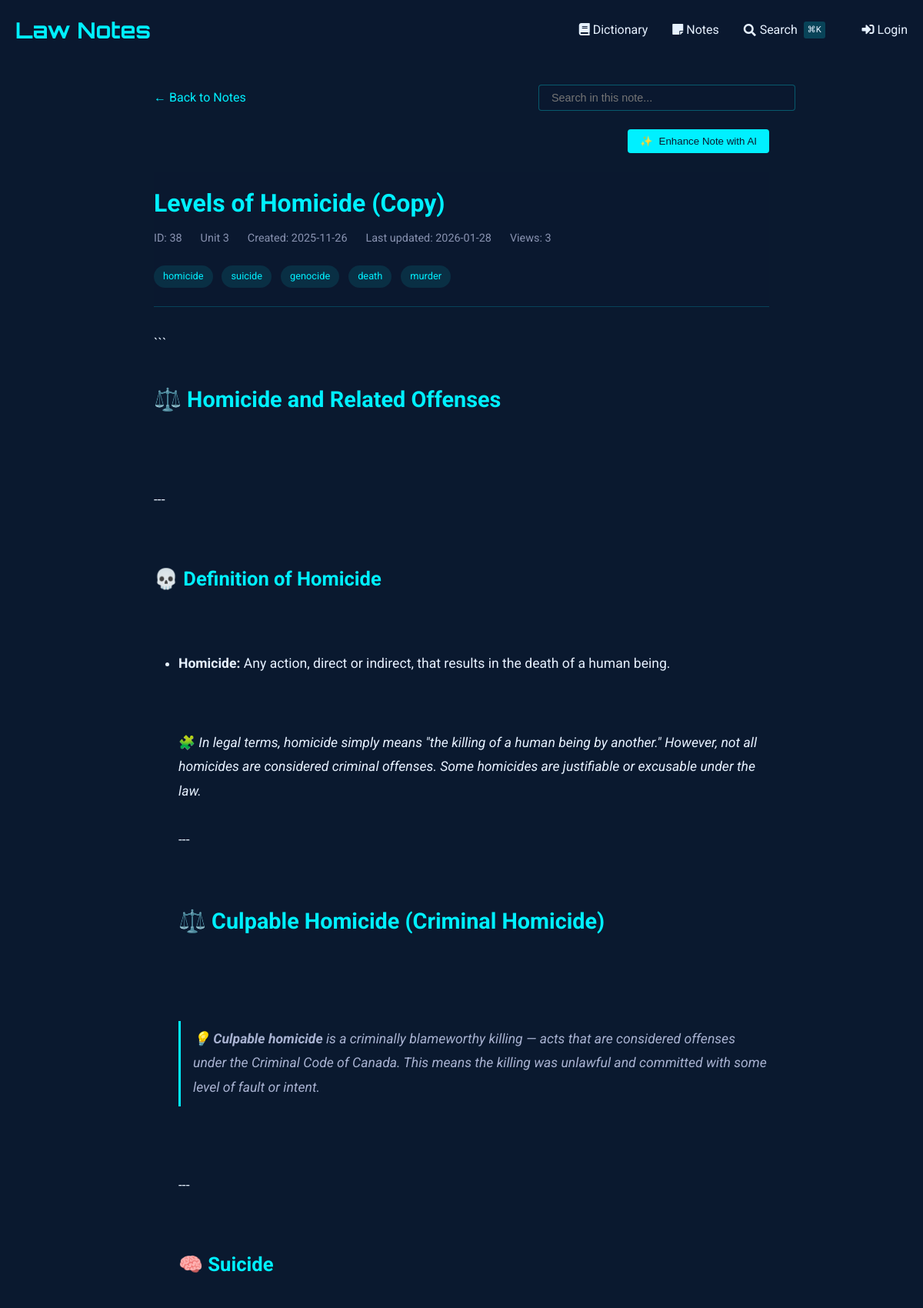
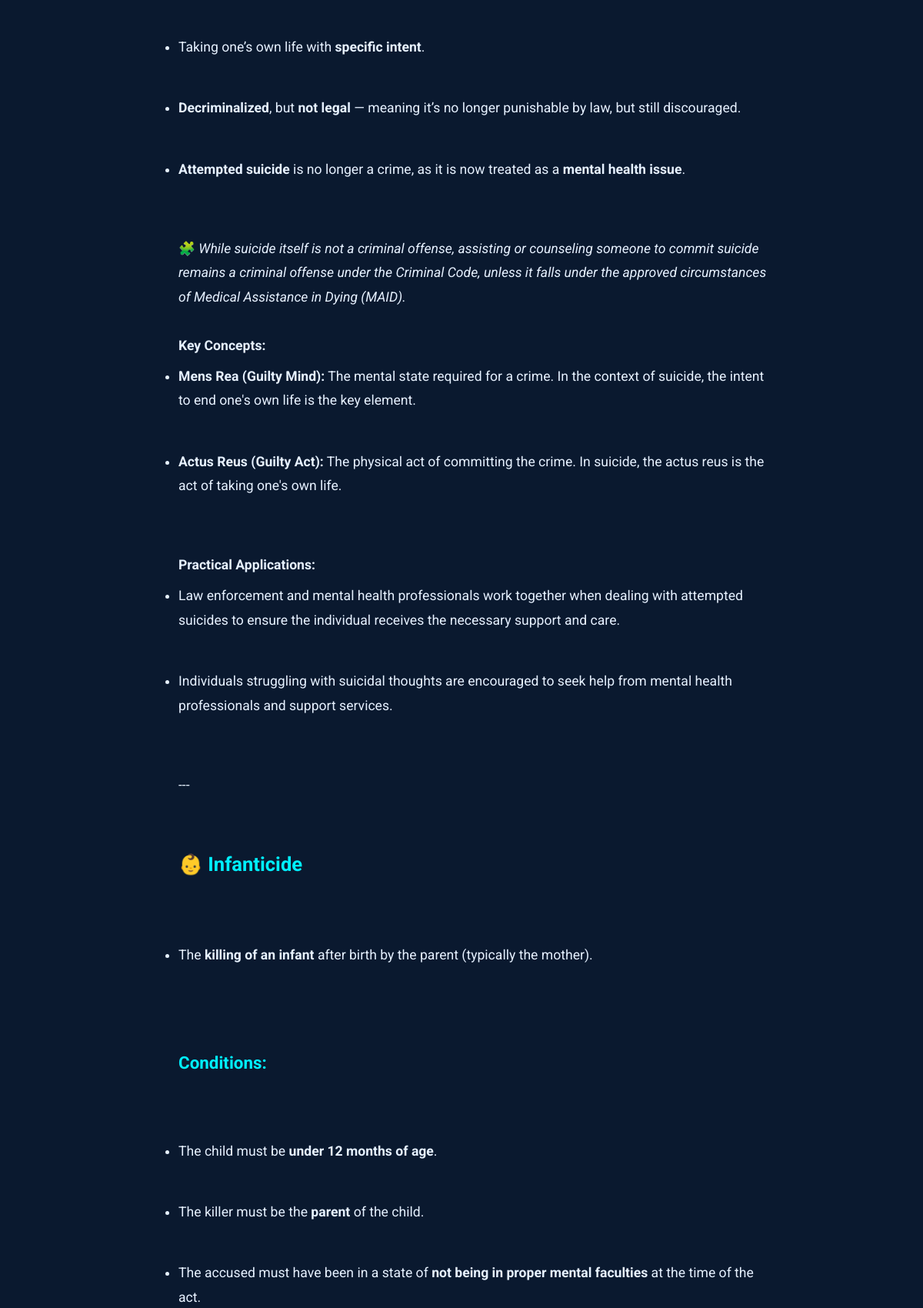
The app's page /notes/view/38 (upper part) with its own data (2 pictures, top to bottom).
### tables this page shows
CREATE TABLE notes (
    id INTEGER PRIMARY KEY AUTOINCREMENT,
    title TEXT NOT NULL,                -- short title for the note
    content TEXT NOT NULL,              -- the full note text
    unit_number INTEGER,                -- optional: to group with course units
    tags TEXT,                          -- comma-separated or JSON for filtering/search
    related_entries TEXT,               -- store glossary ids (e.g., "1,4,5") for cross-linking
    created_at TIMESTAMP DEFAULT CURRENT_TIMESTAMP,
    last_updated TIMESTAMP DEFAULT CURRENT_TIMESTAMP,
    views INTEGER DEFAULT 0,            -- track popularity
    is_favorite BOOLEAN DEFAULT 0,      -- quick flag for starred notes
    comments TEXT                       -- optional: your own thoughts or annotations
, has_worksheet BOOLEAN DEFAULT 0);

### notes_routes.py (the view, shortened to what this page needs)
@notes_bp.route('/view/<int:note_id>')
def view_note(note_id):
    db = SQL("sqlite:///notes.db")
    note = db.execute("""
        SELECT *,
               strftime('%Y-%m-%d', created_at) as created_date,
               strftime('%Y-%m-%d', last_updated) as last_updated
        FROM notes
        WHERE id = :id
    """, id=note_id)
    if not note:
        abort(404)
    note = note[0]
    db.execute("""
        UPDATE notes
        SET views = COALESCE(views, 0) + 1
        WHERE id = :id
    """, id=note_id)
    content = note['content']
    content = re.sub(r'^# (.*?)$', r'<h1>\1</h1>', content, flags=re.MULTILINE)
    content = re.sub(r'^## (.*?)$', r'<h2>\1</h2>', content, flags=re.MULTILINE)
    content = re.sub(r'^### (.*?)$', r'<h3>\1</h3>', content, flags=re.MULTILINE)
    content = re.sub(r'\*\*(.*?)\*\*', r'<strong>\1</strong>', content)
    content = re.sub(r'\*(.*?)\*', r'<em>\1</em>', content)
    content = re.sub(r'^\s*[-*] (.*?)$', r'<li>\1</li>', content, flags=re.MULTILINE)
    content = re.sub(r'(<li>.*</li>)', r'<ul>\1</ul>', content, flags=re.DOTALL)
    content = re.sub(r'^> (.*?)$', r'<blockquote>\1</blockquote>', content, flags=re.MULTILINE)
    content = content.replace('\n', '<br>')
    content = re.sub(
        r'<aside>\s*💡\s*(.*?)\s*</aside>',
        r'<div class="callout"><div class="callout-emoji">💡</div><div class="callout-content">\1</div></div>',
        content,
        flags=re.DOTALL
    )
    sections = re.split(r'(<h[1-3]>.*?</h[1-3]>)', content)
    processed_sections = []
    for i, section in enumerate(sections):
        if section.startswith('<h'):
            processed_sections.append(section)
        elif section.strip():
            if not any(tag in section for tag in ['<p>', '<ul>', '<ol>', '<blockquote>', '<div class="callout">']):
                section = f'<p>{section}</p>'
            processed_sections.append(section)
    processed_content = '\n'.join(processed_sections)
    related_entries = []
    worksheet_images = []
    if note.get('has_worksheet'):
        worksheet_images = get_worksheet_images(note_id)
    return render_template('notes/view.html',
                         note=note,
                         content=processed_content,
                         related_entries=related_entries,
                         worksheet_images=worksheet_images)

### sql.py (called while the page is built, shortened)
def _enable_logging(f):
    import logging
    import functools
    import os
    @functools.wraps(f)
    def decorator(*args, **kwargs):
        try:
            import flask
        except ModuleNotFoundError:
            return f(*args, **kwargs)
        disabled = logging.getLogger("cs50").disabled
        if flask.current_app and os.getenv("FLASK_ENV") == "development":
            logging.getLogger("cs50").disabled = False
        try:
            return f(*args, **kwargs)
        finally:
            logging.getLogger("cs50").disabled = disabled
    return decorator

def _parse_placeholder(token):
    import re
    import sqlparse
    if (
        not isinstance(token, sqlparse.sql.Token)
        or token.ttype != sqlparse.tokens.Name.Placeholder
    ):
        raise TypeError()
    if token.value == "?":
        return "qmark", None
    matches = re.search(r"^:([1-9]\d*)$", token.value)
    if matches:
        return "numeric", int(matches.group(1)) - 1
    matches = re.search(r"^:([a-zA-Z]\w*)$", token.value)
    if matches:
        return "named", matches.group(1)

    def __del__(self):
        self._disconnect()

    def _disconnect(self):
        if hasattr(_data, self._name()):
            getattr(_data, self._name()).close()
            delattr(_data, self._name())

    def _name(self):
        return str(hash(self))

        def connect(dbapi_connection, connection_record):
            try:
                if isinstance(
                    dbapi_connection, sqlite3.Connection
                ):  # If back end is sqlite
                    cursor = dbapi_connection.cursor()
                    cursor.execute("PRAGMA foreign_keys=ON")
                    cursor.close()
            except:
                pass

### templates/notes/view.html (shortened to what this page needs)
{% extends "notes/base.html" %}
{% block content %}
<div class="container" style="max-width: 800px; margin: 0 auto;">
    <div style="margin-bottom: 1.5rem; display: flex; justify-content: space-between; align-items: center; flex-wrap: wrap; gap: 1rem;">
        <a href="{{ url_for('notes.index') }}" style="color: var(--primary); text-decoration: none; display: inline-flex; align-items: center;">
            ← Back to Notes
        </a>
        <div class="search-container" style="position: relative; max-width: 300px; width: 100%;">
            <input type="text" id="noteSearch" placeholder="Search in this note..."
                   style="width: 100%; padding: 0.5rem 1rem; background: rgba(10, 25, 47, 0.7);
                          border: 1px solid rgba(0, 240, 255, 0.3); border-radius: 4px;
                          color: #e6f1ff; font-size: 0.9rem;">
        </div>
    </div>
    <div id="enhanceControls" style="margin-bottom: 1.5rem; display: flex; justify-content: flex-end; gap: 1rem;">
        <button id="enhanceNoteBtn" class="btn btn-primary" style="background: var(--primary); color: #0a192f; border: none; padding: 0.5rem 1rem; border-radius: 4px; cursor: pointer; font-weight: 500; display: flex; align-items: center; gap: 0.5rem;">
            <span id="enhanceIcon">✨</span> Enhance Note with AI
        </button>
    </div>
    <article class="note">
        <header class="note-header">
            <h1 class="note-title">
                {{ note.title }}
            </h1>
            <div class="note-meta">
                <span>ID: {{ note.id }}</span>
                {% if note.unit_number %}
                <span>Unit {{ note.unit_number }}</span>
                {% endif %}
                <span>Created: {{ note.created_date }}</span>
                <span>Last updated: {{ note.last_updated }}</span>
                <span>Views: {{ note.views or 0 }}</span>
            </div>
            {% if note.tags %}
            <div class="note-tags" style="margin-top: 1rem;">
                {% for tag in note.tags.split(',') %}
                    <span class="tag">{{ tag.strip() }}</span>
                {% endfor %}
            </div>
            {% endif %}
        </header>
        <div class="note-content">
            {{ content|safe }}
        </div>
    </article>
</div>
{% endblock %}

### templates/dictionary/base.html (style rules this page uses)
:root { --primary: #00f0ff; --bg-dark: #0a192f; --text: #e6f1ff; --success: #2ecc71; --error: #e74c3c; }
body { font-family: 'Roboto', sans-serif; background-color: var(--bg-dark); color: var(--text); line-height: 1.6; margin: 0; padding: 0; }
.container { max-width: 1200px; margin: 0 auto; padding: 0 20px; }
header { background: rgba(10, 25, 47, 0.9); padding: 1rem 0; }
.btn { display: inline-block; padding: 0.6rem 1.5rem; background: var(--primary); color: #000; border: none; border-radius: 4px; cursor: pointer; text-decoration: none; font-weight: 500; transition: all 0.3s; }

### templates/notes/view.html (style rules this page uses)
.note-header { margin-bottom: 2rem; padding-bottom: 1rem; border-bottom: 1px solid rgba(0, 240, 255, 0.2); }
.note-title { color: var(--primary); margin: 0 0 0.5rem 0; font-size: 2rem; font-weight: 700; }
.note-meta { display: flex; gap: 1.5rem; color: #8892b0; font-size: 0.9rem; margin-bottom: 1.5rem; }
.note-content { font-size: 1.1rem; line-height: 1.8; color: #e6f1ff; }
.note-content h1, .note-content h2, .note-content h3, .note-content h4, .note-content h5, .note-content h6 { color: var(--primary); margin-top: 2rem; margin-bottom: 1rem; }
.note-content h1 { font-size: 1.8rem; }
.note-content h2 { font-size: 1.6rem; }
.note-content h3 { font-size: 1.4rem; }
.note-content p { margin: 1.5rem 0; }
.note-content ul, .note-content ol { margin: 1.5rem 0; padding-left: 2rem; }
.note-content li { margin: 0.5rem 0; }
.note-content blockquote { border-left: 3px solid var(--primary); padding: 0.5rem 0 0.5rem 1rem; margin: 1.5rem 0; color: #a8b2d1; font-style: italic; }
.tag { display: inline-block; background: rgba(0, 240, 255, 0.1); color: var(--primary); padding: 0.25rem 0.75rem; border-radius: 20px; font-size: 0.8rem; margin-right: 0.5rem; margin-bottom: 0.5rem; }

### records on screen
notes: title "Levels of Homicide (Copy)", id "38", unit_number "3", views "3"

### other values on screen
{{ note.created_date }} "2025-11-26"
{{ note.last_updated }} "2026-01-28"
{{ tag.strip() }} "homicide" "suicide" "genocide" "death" "murder"
